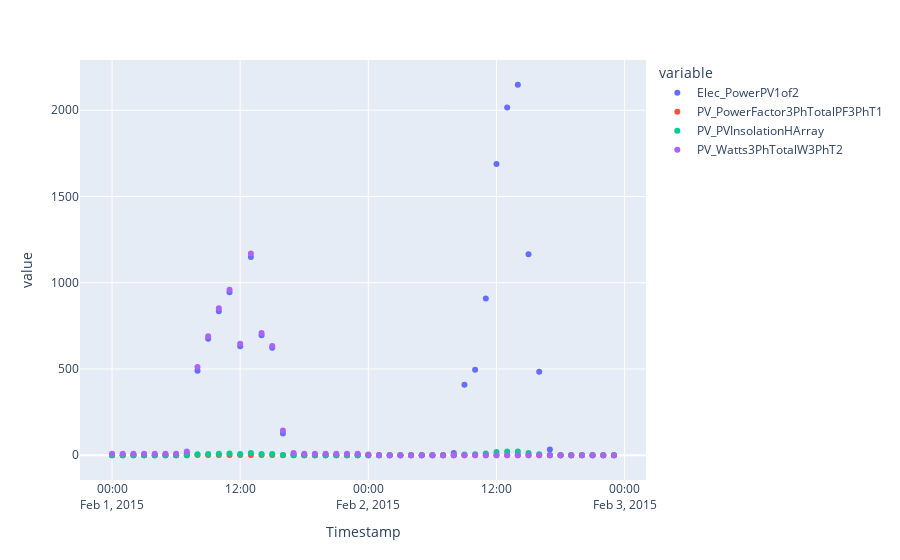

Notebook code for this chart:
### Code cell
import plotly.express as px
df = year_two[:48]
fig = px.scatter(df, x='Timestamp', y=["Elec_PowerPV1of2", "PV_PowerFactor3PhTotalPF3PhT1", "PV_PVInsolationHArray", "PV_Watts3PhTotalW3PhT2"]) # SHW_GlycolTempSHWPanel80galOut
fig.show()
